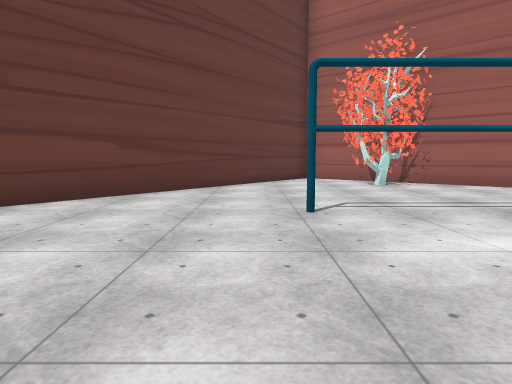
view 1 (above)

14 first-person views from a walk through a Unity game level. The camera is 1.3 m above the floor, tilts 6° down and sees 75° across. The floor is counted in squares, 2 m on a side. Each view is taken from the middle of a square. On the plan, view 1 faces up. The plan holds only what a view shows up to about 10 squares ahead; the rest is blank. The place goes on beyond the plan. The player is left out. Some surface patterns are stand-ins.

view 2
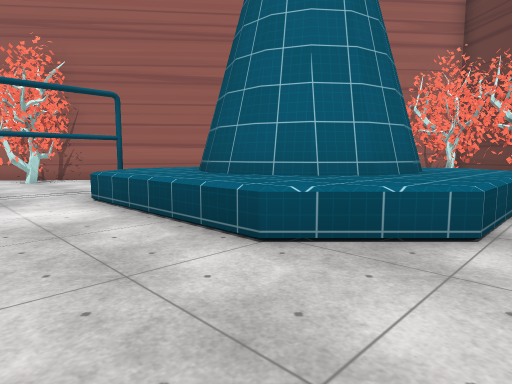

view 3
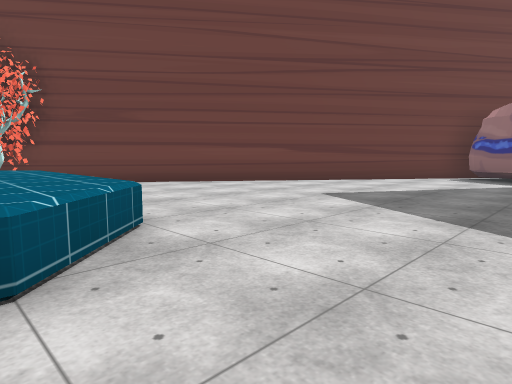

view 4
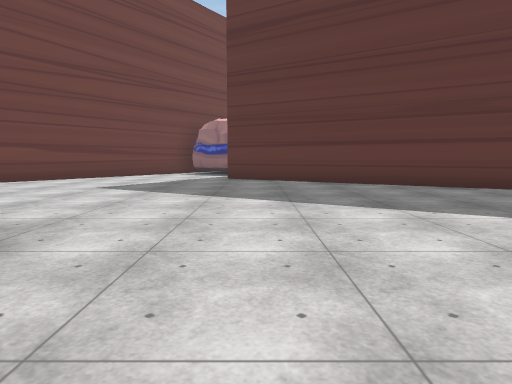

view 5
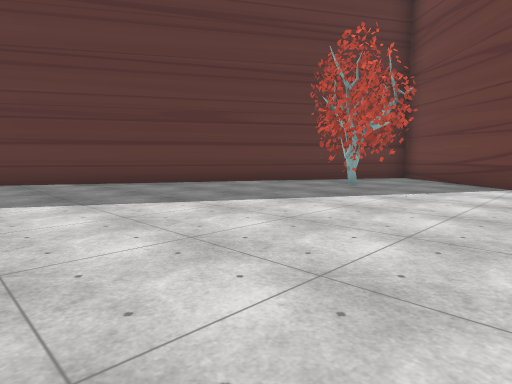

view 6
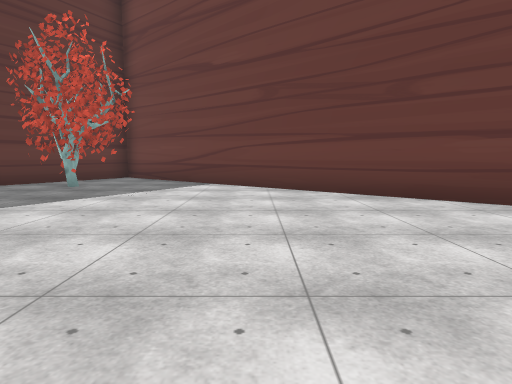

view 7
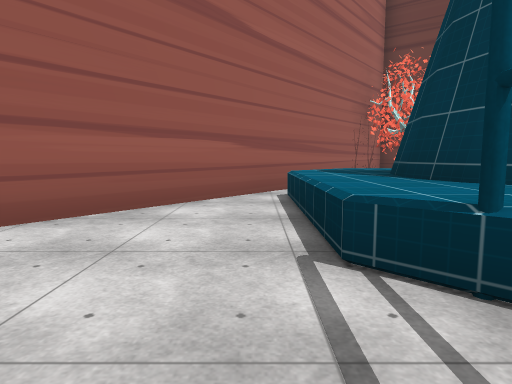

view 8
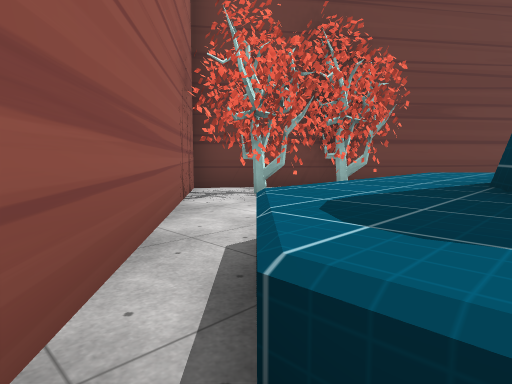

view 9
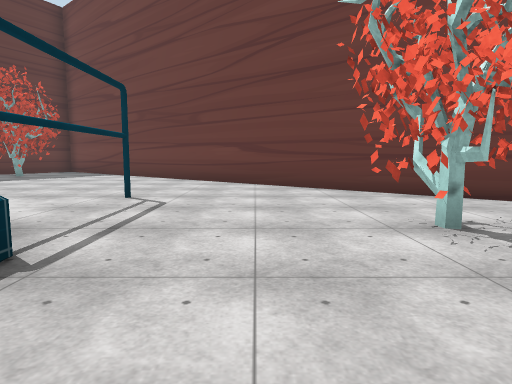

view 10
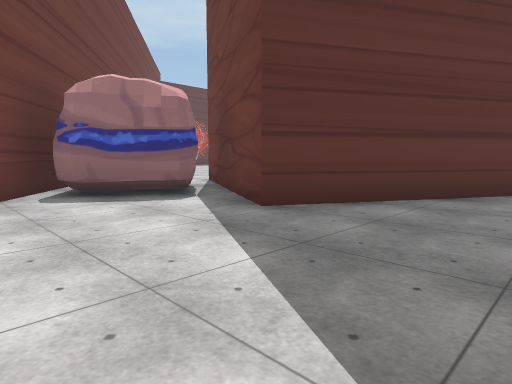

view 11
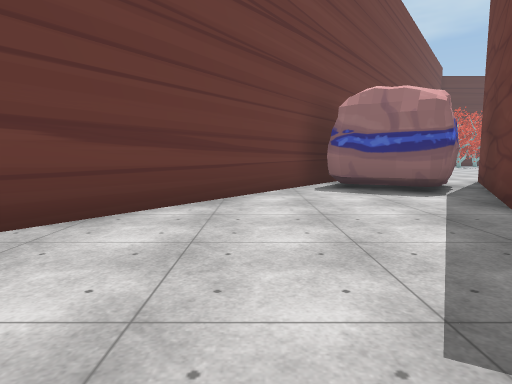

view 12
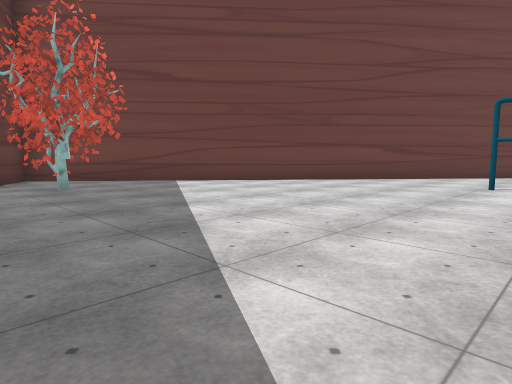

view 13
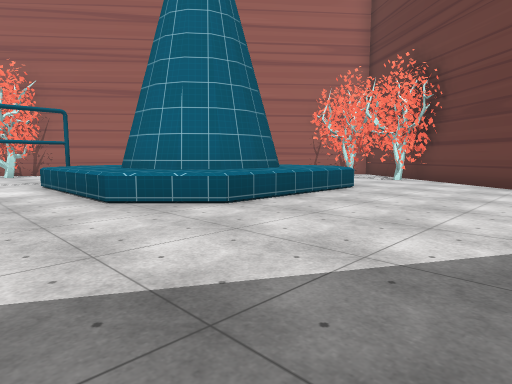

view 14
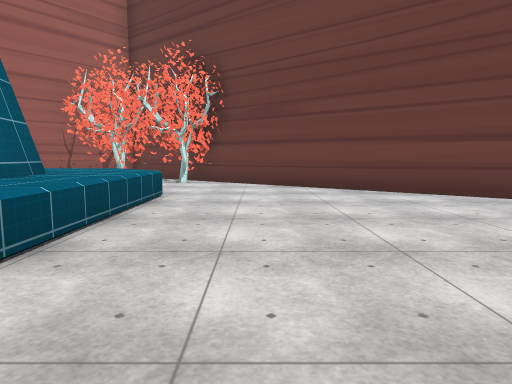

### Floor plan
Key: @ floor where view 1 was taken; # wall or solid block; . floor; ^ raised ledge; T tree; B boulder.
Columns run from 9 left of view 1 to 12 right of it. Each row starts with its distance up from view 1.
 10          ####
  9         ##..###
  8         #..#T.##
  7        ##..##..##
  6       ##........##
  5      ##..........##
  4     ##....#..^^^^^###
  3    ##.......^^##^^..##
  2    #........^^  #^...#
  1   ##........^^   ^..T#
  0  ##......@..^^##^^...#
 -1 ##...........^^^^^.TT#
 -2 #..#T...............##
 -3 ####...............##
 -4    ##..............#
 -5     ##............##
 -6      ###.........##
 -7        ###......##
 -8          ##.....#
 -9           #....##
-10          ##B..##
-11          #BBB.#
-12         ##  B##
-13         #.  ##

Where each view was taken, in squares from view 1:
view 1: 0 up, 0 right, facing up
view 2: 2 down, 1 right, facing up-right
view 3: 0 up, 1 right, facing down-right
view 4: 2 up, 1 right, facing down
view 5: 2 up, 2 right, facing down-left
view 6: 2 up, 2 right, facing left
view 7: 5 up, 2 right, facing right
view 8: 5 up, 7 right, facing down-right
view 9: 6 up, 6 right, facing left
view 10: 5 down, 5 right, facing down-left
view 11: 4 down, 5 right, facing down
view 12: 4 down, 2 right, facing up-left
view 13: 5 down, 1 right, facing up-right
view 14: 3 down, 2 right, facing right
